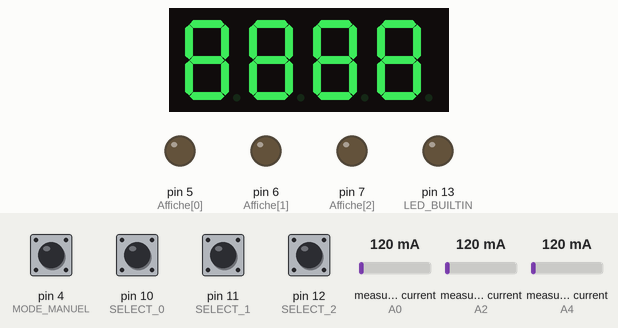
The sketch below on a simulated Arduino Uno, built with avr-gcc and run on an emulated ATmega328P. Shown: 4-digit seven-segment display, output pins drawn as LEDs (lit = HIGH). Inputs (shaded band) come from the test bench; at power-on: pin 4 (MODE_MANUEL), pin 10 (SELECT_0), pin 11 (SELECT_1), pin 12 (SELECT_2) HIGH, measured current (sensors on A0, A2, A4) 120 mA. Pins used as bus, display or sensor lines are not drawn.

Above: at 9.6 s.
9.7 s: pin 4 (MODE_MANUEL) pulled LOW for 1 s
At 10.6 s:
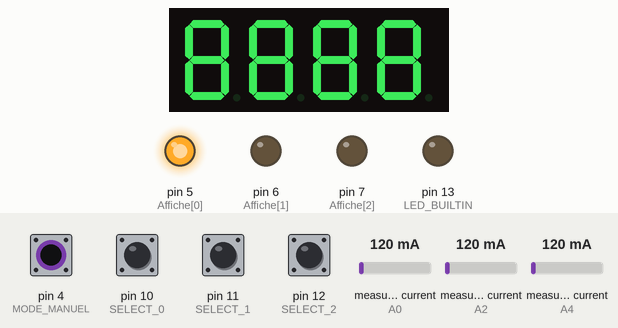
At 12.0 s:
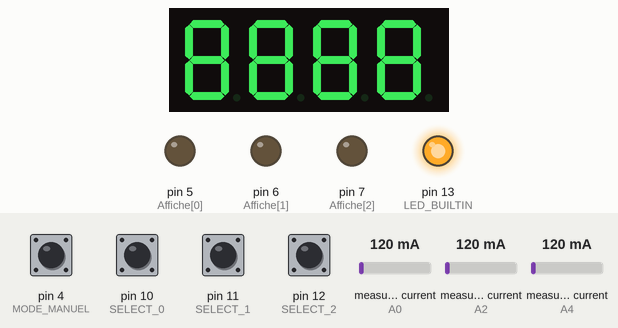
Timing chart, 0 to 19.0 s (numbered marks = the images above; inputs shaded):
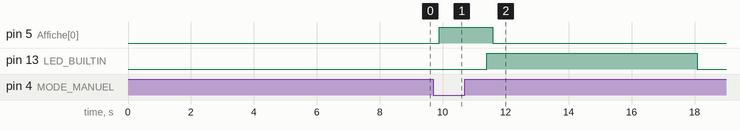

Measured:
- after the input at 9.7 s, pin 5 (Affiche[0]): LOW → HIGH after 0.19 s, → LOW 1.7 s later; pin 13 (LED_BUILTIN): LOW → HIGH after 1.7 s, → LOW 6.7 s later

The sketch:

CollecteurPoussiere_3.ino
```cpp
// Code de contrôle d'aspirateur couplé à des outils tel un planeur et dégauchisseuse.
// Cumule les nombre d'heure de fonctionnement de chaque appareil.

// Pierre Labrie, 2022/01/28, Licence GNU GPL V3

#include "variables.h"  // librairie pour  Emon


void setup() {
  //initialisation des pins
  pinMode(DC_RELAIS_NO, OUTPUT);
  pinMode(DC_RELAIS_NC, OUTPUT);
  pinMode(LED_BUILTIN, OUTPUT);

  pinMode(Affiche[0], OUTPUT);
  pinMode(Affiche[1], OUTPUT);
  pinMode(Affiche[2], OUTPUT);

  digitalWrite(DC_RELAIS_NO, HIGH);
  digitalWrite(DC_RELAIS_NC, HIGH);
  digitalWrite(LED_BUILTIN, LOW);

  //pins du sélecteur binaire
  pinMode(SELECT_0, INPUT_PULLUP);
  pinMode(SELECT_1, INPUT_PULLUP);
  pinMode(SELECT_2, INPUT_PULLUP);

  // Interrupteur du mode manuel
  pinMode(MODE_MANUEL, INPUT_PULLUP);


  tm.init();            // initialise l'affichage LED 7 segments
  tm.set(2);            // ajuste la luminosité (1 à 7)
  afficheNombre(8888);  // Affiche 8888 pour validation de tous les segments


  //  remise à zéro du compteur pour montage initial
  //  ecritDansEEPROM(100, minutesTotales[0]);
  //  ecritDansEEPROM(200, minutesTotales[0]);
  //  ecritDansEEPROM(300, minutesTotales[0]);

  // lecture du dernier état avant une panne électrique
  // réinitialise les variables globales
  minutesTotales[0] = lectureDeEEPROM(100);
  minutesTotales[1] = lectureDeEEPROM(200);
  minutesTotales[2] = lectureDeEEPROM(300);


  // configuration Emon pour module Hall SCT 013-30
  // Current: input pin, calibration.
  emon0.current(PIN_LECTURE_0, 60);
  emon1.current(PIN_LECTURE_1, 60);
  emon2.current(PIN_LECTURE_2, 60);


  Serial.begin(9600);
#if DLEVEL > 5
  Serial.setDebugOutput(true);
#endif

  // pour stabilisation du voltage et attente de l'ouverture du port série Arduino
  delay(5000);

  // Préchauffage EmonLib — converge le filtre DC offset avant loop()
  // Jeter les premières lectures le temps que offsetI se stabilise
#if DLEVEL > 5
  Serial.println("Stabilisation EmonLib...");
#endif
  const int NB_CYCLES_CHAUFFE = 20;  // 20 cycles suffisent
  for (int i = 0; i < NB_CYCLES_CHAUFFE; i++) {
    emon0.calcIrms(465);
    emon1.calcIrms(465);
    emon2.calcIrms(465);
  }
#if DLEVEL > 5
  Serial.println("Stabilisation terminée");
#endif
  // Ici les valeurs sont fiables
}

void loop() {


  //verifie le fonctionnement de tous les outils
  bool outilActif[NOMBRE_OUTILS] = { 0, 0, 0 };

  bool interrupManuel = verif_Interrup(MODE_MANUEL);

  for (int i = 0; i < NOMBRE_OUTILS; i++) {
    if (verifieChangeCourant(i)) {
      outilActif[i] = true;

      if (detectionPouvoir[i] == false) {
        tempsEcoule[i] = millis();
      }
      detectionPouvoir[i] = true;
      lumieresTemoins(true, i);
    }
  }

  chase(interrupManuel, outilActif);


  //démarre l'aspirateur selon l'état de n'importe quel outil ou du démarrage manuel.
  if (outilActif[0] || outilActif[1] || outilActif[2] || interrupManuel) {

    if (collecteurEstOn == false) {
      delay(DC_spinUP);
      ouvreCollecteurPoussiere();
    }
  } else {
    if (collecteurEstOn == true) {
      delay(DC_spindown);
      fermeCollecteurPoussiere();
    }
  }

  //calcul du temps écoulé par outil et cumule les minutes totales dans le registre
  for (int i = 0; i < NOMBRE_OUTILS; i++) {

    if (detectionPouvoir[i] == true && outilActif[i] == false) {

      calculTempsOutil(i);
      detectionPouvoir[i] = false;
      lumieresTemoins(false, i);
      cumulTempsOutil(i);
    }
  }

  debug();

  // Affiche les heures sur led selon le sélecteur
  AfficheSelection(analyseSelecteurBinaire());
}

//vérifie les positions du sélecteur binaire
//Retourne le numéro correspondant de l'affichage du sélecteur
int analyseSelecteurBinaire() {
  if (!verif_Interrup(SELECT_0) && verif_Interrup(SELECT_1) && verif_Interrup(SELECT_2)) {
    return 6;
  }
  if (verif_Interrup(SELECT_0) && !verif_Interrup(SELECT_1) && verif_Interrup(SELECT_2)) {
    return 5;
  }
  if (!verif_Interrup(SELECT_0) && !verif_Interrup(SELECT_1) && verif_Interrup(SELECT_2)) {
    return 4;
  }
  if (verif_Interrup(SELECT_0) && verif_Interrup(SELECT_1) && !verif_Interrup(SELECT_2)) {
    return 3;
  }
  if (!verif_Interrup(SELECT_0) && verif_Interrup(SELECT_1) && !verif_Interrup(SELECT_2)) {
    return 2;
  }
  if (verif_Interrup(SELECT_0) && !verif_Interrup(SELECT_1) && !verif_Interrup(SELECT_2)) {
    return 1;
  }
  if (!verif_Interrup(SELECT_0) && !verif_Interrup(SELECT_1) && !verif_Interrup(SELECT_2)) {
    return 0;
  }
  return 0;
}


// AFFICHE[] sur le LED la valeur en minutes ou heures pour l'outil sélectionné
void AfficheSelection(int selection) {
  switch (selection) {

    case 0:
      afficheNombre(8888);
      break;
    case 1:
      afficheNombre(minutesTotales[0] / 60);
      break;
    case 2:
      afficheNombre(minutesTotales[1] / 60);
      break;
    case 3:
      afficheNombre(minutesTotales[2] / 60);
      break;
    case 4:
      afficheNombre(minutesTotales[0]);
      break;
    case 5:
      afficheNombre(minutesTotales[1]);
      break;
    case 6:
      afficheNombre(minutesTotales[2]);
      break;

    default:
      afficheNombre(8888);
  }
}

//affichage du nombre de minutes ou heures dans le led 7 segments
// supporte un nombre de plus de 4 chiffres en omettant la partie de gauche
void afficheNombre(long numNouv) {

  tm.display(3, numNouv % 10);
  tm.display(2, numNouv / 10 % 10);
  tm.display(1, numNouv / 100 % 10);
  tm.display(0, numNouv / 1000 % 10);
}


// Vérification du passage de courant dans le module Hall
// Vérifie un des trois outils prévus
// méthode privée
boolean _verifieChangeCourant(int outil) {

  double Irms = 0;
  // Calculer Irms seulement
  switch (outil) {

    case 0:
      Irms = emon0.calcIrms(465);  // basé sur 5 échantillons
      break;

    case 1:
      Irms = emon1.calcIrms(465);
      break;

    case 2:
      Irms = emon2.calcIrms(465);
      break;

    default:
      return false;
  }


  // Période de stabilisation au démarrage — ignorer les lectures
  if (!sondeStabilisee[outil]) {
    if (tempsStabilisation[outil] == 0) {
      tempsStabilisation[outil] = millis();  // démarre le chrono
    }
    if (millis() - tempsStabilisation[outil] < DELAI_STABILISATION) {

#if DLEVEL > 5
      Serial.print("Stabilisation outil ");
      Serial.print(outil);
      Serial.print(" Irms: ");
      Serial.println(Irms);
#endif

      return false;  // ignorer pendant la stabilisation
    }
    sondeStabilisee[outil] = true;  // stabilisation terminée
#if DLEVEL > 5
    Serial.print("Stabilisation terminée ");
#endif
  }

  if (Irms > ampThreshold) {
    return true;
  }
  return false;
}


// Vérification du passage de courant — version non-bloquante
// Doit être appelée à chaque itération de loop()
// Le résultat est disponible dans resultatDebounce[outil]
boolean verifieChangeCourant(int outil) {

  switch (etatDebounce[outil]) {

    case LECTURE_A:
      valeurA[outil] = _verifieChangeCourant(outil);
      debutAttenteDebounce[outil] = millis();
      etatDebounce[outil] = ATTENTE_B;
      break;

    case ATTENTE_B:
      // Attente non-bloquante — on reviendra au prochain cycle de loop()
      if (millis() - debutAttenteDebounce[outil] >= DEBOUNCE_DELAY) {
        etatDebounce[outil] = LECTURE_B;
      }
      break;

    case LECTURE_B:
      valeurB[outil] = _verifieChangeCourant(outil);
      if (valeurA[outil] == valeurB[outil]) {
        debutAttenteDebounce[outil] = millis();
        etatDebounce[outil] = ATTENTE_C;
      } else {
        // Lectures différentes — recommencer depuis le début
        etatDebounce[outil] = LECTURE_A;
        resultatDebounce[outil] = false;
      }
      break;

    case ATTENTE_C:
      if (millis() - debutAttenteDebounce[outil] >= DEBOUNCE_DELAY) {
        etatDebounce[outil] = LECTURE_C;
      }
      break;

    case LECTURE_C:
      if (valeurA[outil] == _verifieChangeCourant(outil)) {
        resultatDebounce[outil] = valeurA[outil];  // ✅ Résultat stable confirmé
      } else {
        resultatDebounce[outil] = false;
      }
      // Réinitialise pour le prochain cycle
      etatDebounce[outil] = LECTURE_A;
      break;
  }
    // pour debug
#if DLEVEL > 5
  Serial.print("outil: ");
  Serial.println(outil);
  Serial.print("resultatDebounce: ");
  if (resultatDebounce[outil]) {
    Serial.println("true");
  } else {
    Serial.println("false");
  }
#endif


  return resultatDebounce[outil];
}


// Ouvre aspirateur
// contact momentané seulement
void ouvreCollecteurPoussiere() {
#if DLEVEL > 5
  Serial.println("ouvreCollecteurPoussiere");
#endif
  digitalWrite(DC_RELAIS_NO, LOW);
  delay(1500);
  digitalWrite(DC_RELAIS_NO, HIGH);
  digitalWrite(LED_BUILTIN, HIGH);
  collecteurEstOn = true;
}

// Ferme aspirateur
// contact momentané seulement
void fermeCollecteurPoussiere() {
#if DLEVEL > 5
  Serial.println("fermeCollecteurPoussiere");
#endif
  digitalWrite(DC_RELAIS_NC, LOW);
  delay(1500);
  digitalWrite(DC_RELAIS_NC, HIGH);
  digitalWrite(LED_BUILTIN, LOW);
  collecteurEstOn = false;
}


// Calculer le temps d'opération écoulé
// Utilise la variable globale tempsEcoule initialisée à la détection de l'outil
void calculTempsOutil(int outil) {
  if (tempsEcoule[outil] > 0) {
    unsigned long elapsed = millis() - tempsEcoule[outil];  // toujours correct
    secondes[outil] = elapsed / 1000;
    minutes[outil] = secondes[outil] / 60;
    secondes[outil] %= 60;
  }
}


// Totalise le temps global d'opération
// Mémorise dans EEPROM le nombre global de minutes pour garder les données du compteur en cas de panne de courant.
void cumulTempsOutil(int outil) {
  //test arbitraire pour s'assurer qu'on est dans une mesure distincte
  if (!((minutesNouv[outil] + secondesNouv[outil]) == (minutes[outil] + secondes[outil]))) {

    //cumule les heures pour un outil
    minutesTotales[outil] = minutesTotales[outil] + minutes[outil];

    //mise en mémoire des repères pour prochaine itération
    minutesNouv[outil] = minutes[outil];
    secondesNouv[outil] = secondes[outil];


    // enregiste à toutes les fermetures d'un outil dans la mémoire correspondante
    if (minutesTotales[outil] > 0) {

      switch (outil) {
        case 0:
          ecritDansEEPROM(100, minutesTotales[outil]);
          ;
          break;

        case 1:
          ecritDansEEPROM(200, minutesTotales[outil]);
          ;
          break;

        case 2:
          ecritDansEEPROM(300, minutesTotales[outil]);
          ;
          break;
      }
    }
  }
}

//Écriture en mémoire du total d'heures cumulées
void ecritDansEEPROM(int address, long number) {
  EEPROM.update(address, (number >> 24) & 0xFF);
  EEPROM.update(address + 1, (number >> 16) & 0xFF);
  EEPROM.update(address + 2, (number >> 8) & 0xFF);
  EEPROM.update(address + 3, number & 0xFF);
}


//Lecture de la mémoire du total d'heures cumulées
long lectureDeEEPROM(int address) {
  return ((long)EEPROM.read(address) << 24) + ((long)EEPROM.read(address + 1) << 16) + ((long)EEPROM.read(address + 2) << 8) + (long)EEPROM.read(address + 3);
}


// validation du statut d'un interrupteur
bool verif_Interrup(int pin) {
  bool retour = false;

  if (digitalRead(pin) == LOW) {
    retour = true;
  } else {
    retour = false;
  }

  return retour;
}

// controle les lumières témoins pour indiquer le fonctionnement de l'outil
void lumieresTemoins(bool bouton, int outil) {

  switch (outil) {

    case 0:
      if (bouton) {
        digitalWrite(Affiche[0], HIGH);
      } else {
        digitalWrite(Affiche[0], LOW);
      }
      break;

    case 1:
      if (bouton) {
        digitalWrite(Affiche[1], HIGH);
      } else {
        digitalWrite(Affiche[1], LOW);
      }
      break;

    case 2:
      if (bouton) {
        digitalWrite(Affiche[2], HIGH);
      } else {
        digitalWrite(Affiche[2], LOW);
      }
      break;
  }
}

// Pour indicateur démarrage manuel
void chase(bool interrupManuel, bool outilActif[]) {

  if (interrupManuel) {

    if ((millis() - changeTime) > ledDelay) {
      changeTime = millis();
      changeLed();
    }

  } else {
    for (int i = 0; i < NOMBRE_OUTILS; i++) {
      if (!outilActif[i]) {
        digitalWrite(Affiche[i], LOW);
      }
    }
  }
}

//Effet de séquenceur de lumière
void changeLed() {
  for (int i = 0; i < NOMBRE_OUTILS; i++) {
    digitalWrite(Affiche[i], LOW);
  }

  digitalWrite(Affiche[currentLed], HIGH);
  currentLed += direction;
  if (currentLed == 2) {
    direction = -1;
  }
  if (currentLed == 0) {
    direction = 1;
  }
}

void debug() {
//effectuer l'affichage selon le sélecteur
#if DLEVEL > 5
  for (int i = 0; i < NOMBRE_OUTILS; i++) {
    Serial.print("heure/minutes ");
    Serial.print(i);
    Serial.print(" : ");
    Serial.print(minutesTotales[i] / 60);
    Serial.print("/");
    Serial.println(minutesTotales[i]);
  }
#endif
}
```

variables.h
```cpp
// variables globales et librairies

// EmonLibrary examples openenergymonitor.org, Licence GNU GPL V3
#include "EmonLib.h"      // librairie pour  Emon
#include <TM1637.h>       // librairie pour TM1637 affichage LED 7 segments
#include <EEPROM.h>       // librairie pour enregistrement dans EEPROM


// Pin d'entree pour senseurs de courant
#define PIN_LECTURE_0   A0   // Pin analogue
#define PIN_LECTURE_1   A2   // Pin analogue
#define PIN_LECTURE_2   A4   // Pin analogue

// relais de démarrage collecteur de poussière
#define DC_RELAIS_NO 8       // Pin relais NO
#define DC_RELAIS_NC 9       // Pin relais NC

// pour sélecteur binaire d'affichage
#define SELECT_0  10       // pin 1
#define SELECT_1  11       // pin 2
#define SELECT_2  12       // pin 3


// pour module LED 7 segments
#define  LED_PIN_CLK  2    // CLK pin  pour LED GND
#define  LED_PIN_DIO  3    // DIO pin  pour LED GND

// démarrage manuel
#define MODE_MANUEL  4        // démarrage manuel
// pour debug > 5
#define DLEVEL 0

// voyant lumineux
// OUTIL 1, OUTIL 2, OUTIL 3
byte Affiche[] = {5, 6, 7};

// Nombre d'outils monitorés
const int NOMBRE_OUTILS = 3;

// variables globales pour mesure du temps d'utilisation. Initialiser selon nombre d'outil
unsigned long tempsEcoule[NOMBRE_OUTILS] = {0, 0, 0}; // en millisecondes

//calcul
unsigned long  secondes[NOMBRE_OUTILS] = {0, 0, 0};
unsigned long  minutes[NOMBRE_OUTILS] = {0, 0, 0};

//cumule
long minutesTotales[NOMBRE_OUTILS] = {0, 0, 0};
unsigned long  minutesNouv[NOMBRE_OUTILS] = {0, 0, 0};
unsigned long  secondesNouv[NOMBRE_OUTILS] = {0, 0, 0};

//Statut des boutons et outils
boolean detectionPouvoir[NOMBRE_OUTILS] = {0, 0, 0};
boolean collecteurEstOn = 0;

//Temporisation du collecteur de poussiere
int DC_spindown = 5000;
int DC_spinUP = 10;

// niveau de démarrage de l'outil
double ampThreshold = 2.50; //seuil minimum - outil en marche
double SEUIL_MAX = 30.0; //seuil maximun au delà =  sonde débranchée

bool sondeStabilisee[NOMBRE_OUTILS]        = {false, false, false};
unsigned long tempsStabilisation[NOMBRE_OUTILS] = {0, 0, 0};
const unsigned long DELAI_STABILISATION    = 1000; // 1 sec de stabilisation


// pour chase light indicateur démarrage manuel
unsigned long  ledDelay(65);
int direction = 1;
int currentLed;
unsigned long changeTime = 0;

// instance du module LED 7 segments
TM1637   tm(LED_PIN_CLK, LED_PIN_DIO);

// Creer les instances du moniteur de courant EnergyMonitor
EnergyMonitor emon0;
EnergyMonitor emon1;
EnergyMonitor emon2;

// État du debounce pour chaque outil
enum EtatDebounce { LECTURE_A, ATTENTE_B, LECTURE_B, ATTENTE_C, LECTURE_C };
EtatDebounce etatDebounce[NOMBRE_OUTILS] = {LECTURE_A, LECTURE_A, LECTURE_A};
unsigned long debutAttenteDebounce[NOMBRE_OUTILS] = {0, 0, 0};
bool valeurA[NOMBRE_OUTILS] = {false, false, false};
bool valeurB[NOMBRE_OUTILS] = {false, false, false};
bool resultatDebounce[NOMBRE_OUTILS] = {false, false, false};

const unsigned long DEBOUNCE_DELAY = 10; // ms
```
